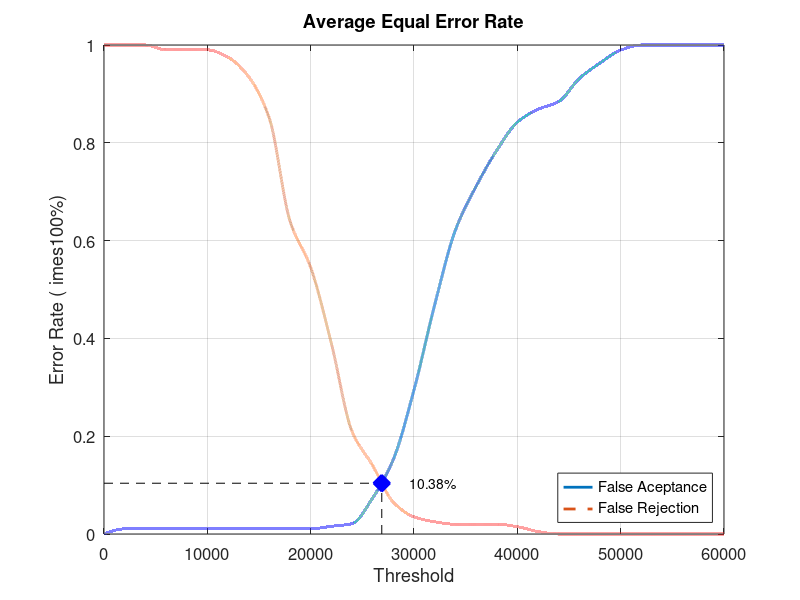
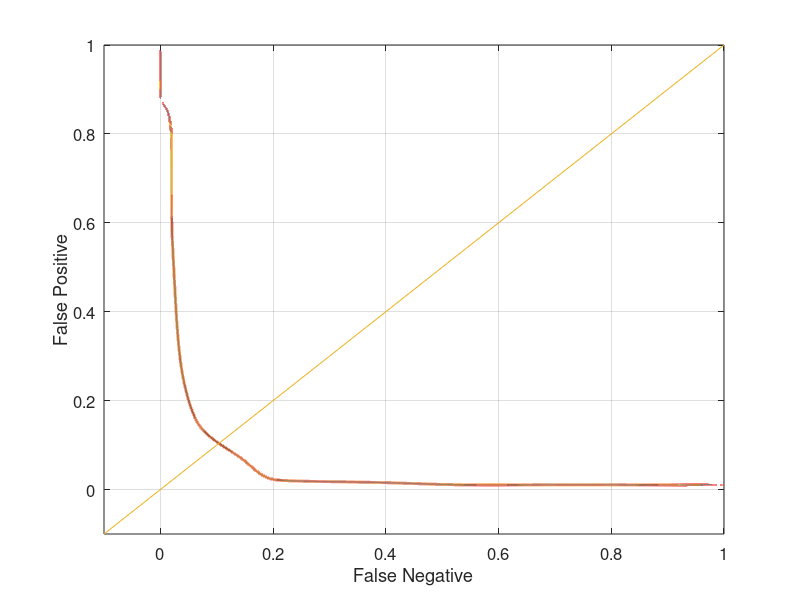

Here is the MATLAB script that generated these plots, in order:
close all;
clear;
clc;
x = 0:2000:60000;
xq = 0:0.5:60000;

y0 = [0 0.0105263 0.0105263 0.0105263 0.0105263 0.0105263 0.0105263 0.0105263 0.0105263 0.0105263 0.0105263 0.0157895 0.0210526 0.0736842 0.152632 0.294737 0.468421 0.621053 0.710526 0.784211 0.842105 0.868421 0.884211 0.931579 0.963158 0.989474 1 1 1 1 1]
yy0 = interp1(x, y0, xq, 'pchip');
y1 = [1 1 1 0.99 0.99 0.99 0.975 0.935 0.85 0.64 0.545 0.39 0.21 0.14 0.065 0.035 0.025 0.02 0.02 0.02 0.015 0.005 0 0 0 0 0 0 0 0 0]
yy1 = interp1(x, y1, xq, 'pchip');

% Calculating EER: 
y2 = abs(y0 - y1);
find(y2 == min(y2))
yy2 = abs(yy0 - yy1);
xEER = find(yy2 == min(yy2));
xEERIndex = xq(xEER) % X-axis EER
yEER = yy0(xEER) % Y-axis EER

main = figure
plot(xq, yy0,'-','LineWidth', 2);	hold on
plot(xq, yy1,'--','LineWidth', 2);	hold on
plot([xEERIndex xEERIndex], [0 yEER], 'k--');	hold on
plot([0 xEERIndex], [yEER yEER], 'k--');	hold on
plot(xEERIndex, yEER, 'bx', 'LineWidth', 10);	hold on
text(xEERIndex + 10 * xEERIndex / 100, yEER, [num2str(round((10000 * yEER)) / 100) '%'])
legend('False Aceptance', 'False Rejection', 'Location', 'SouthEast')
xlabel('Threshold')
ylabel('Error Rate (	imes100%)')
title('Average Equal Error Rate')
set(gca, 'FontSize', 12)
axis([0 60000 0 1])
grid on

print(main, 'Database2_4Main', '-dpng');
FNRxFPR = figure('Color', [1 1 1]);
plot(yy1, yy0, '-', yy1, yy0, 'LineWidth', 2);
hold on
y = -0.1:0.1:1
plot(y, y); 
set(gca, 'FontSize', 12)
xlabel('False Negative')
ylabel('False Positive')
axis([-0.1 1 -0.1 1])
set(gca, 'FontSize', 12)
grid on

print(FNRxFPR, 'Database2_4FNRxFPR','-dpng');
